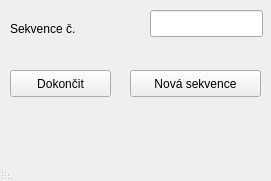
<?xml version="1.0" encoding="UTF-8"?>
<ui version="4.0">
 <class>QMainWindow</class>
 <widget class="QMainWindow" name="QMainWindow">
  <property name="geometry">
   <rect>
    <x>0</x>
    <y>0</y>
    <width>271</width>
    <height>181</height>
   </rect>
  </property>
  <property name="windowTitle">
   <string>Sekvencie</string>
  </property>
  <property name="layoutDirection">
   <enum>Qt::RightToLeft</enum>
  </property>
  <widget class="QWidget" name="centralwidget">
   <widget class="QLineEdit" name="number">
    <property name="geometry">
     <rect>
      <x>150</x>
      <y>10</y>
      <width>113</width>
      <height>27</height>
     </rect>
    </property>
    <property name="alignment">
     <set>Qt::AlignCenter</set>
    </property>
   </widget>
   <widget class="QLabel" name="label">
    <property name="geometry">
     <rect>
      <x>10</x>
      <y>20</y>
      <width>101</width>
      <height>17</height>
     </rect>
    </property>
    <property name="text">
     <string>Sekvence č.</string>
    </property>
   </widget>
   <widget class="QPushButton" name="finish">
    <property name="geometry">
     <rect>
      <x>10</x>
      <y>70</y>
      <width>101</width>
      <height>27</height>
     </rect>
    </property>
    <property name="text">
     <string>Dokončit</string>
    </property>
   </widget>
   <widget class="QPushButton" name="new_s">
    <property name="geometry">
     <rect>
      <x>130</x>
      <y>70</y>
      <width>131</width>
      <height>27</height>
     </rect>
    </property>
    <property name="text">
     <string>Nová sekvence</string>
    </property>
   </widget>
  </widget>
  <widget class="QMenuBar" name="menubar">
   <property name="geometry">
    <rect>
     <x>0</x>
     <y>0</y>
     <width>271</width>
     <height>17</height>
    </rect>
   </property>
  </widget>
  <widget class="QStatusBar" name="statusbar"/>
 </widget>
 <resources/>
 <connections/>
</ui>
